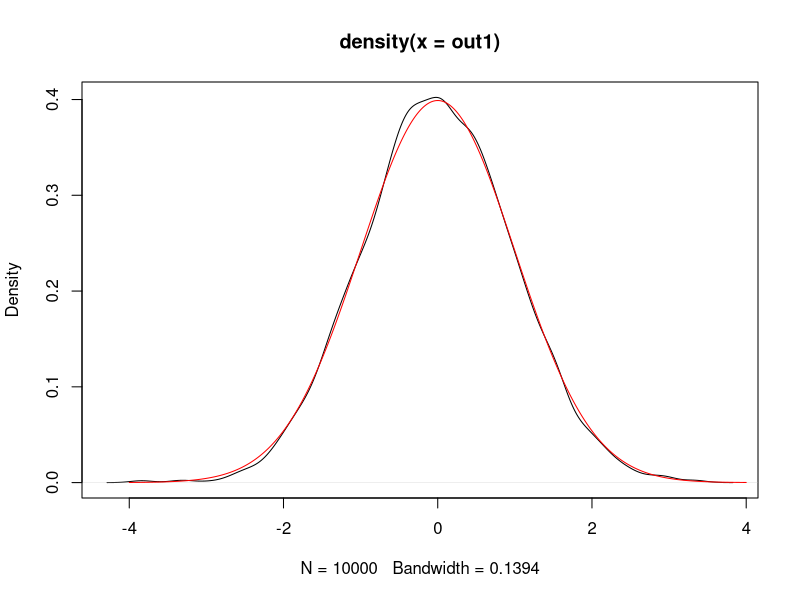
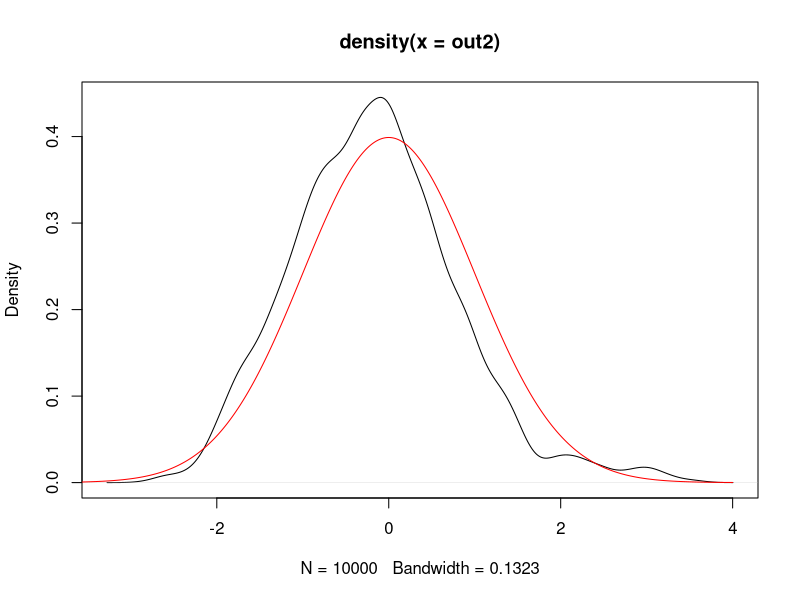
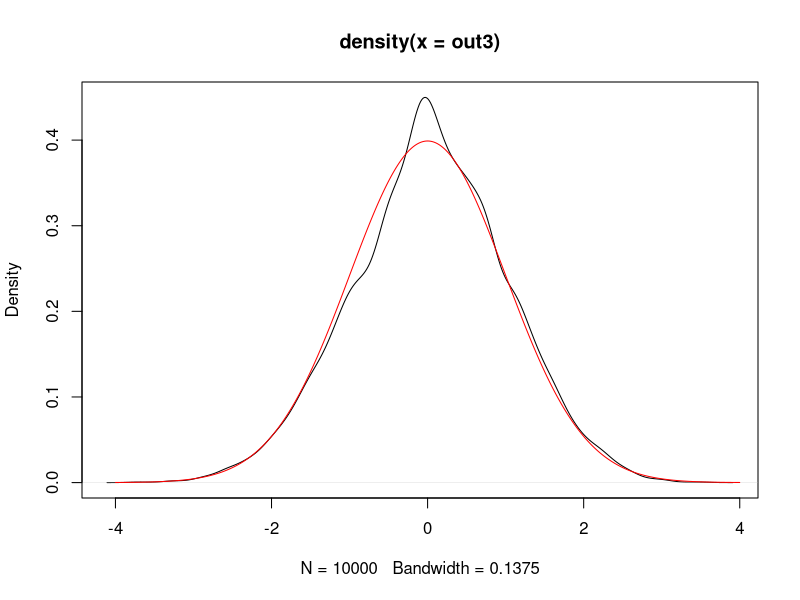
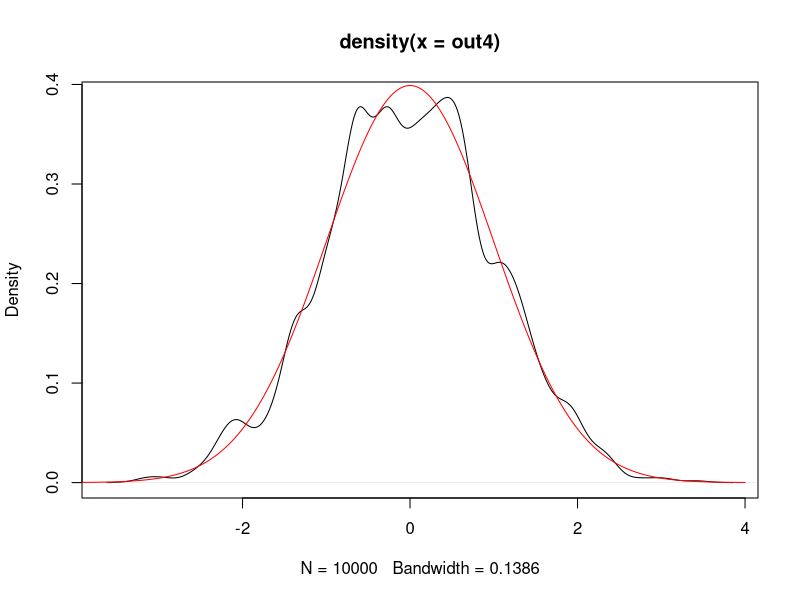
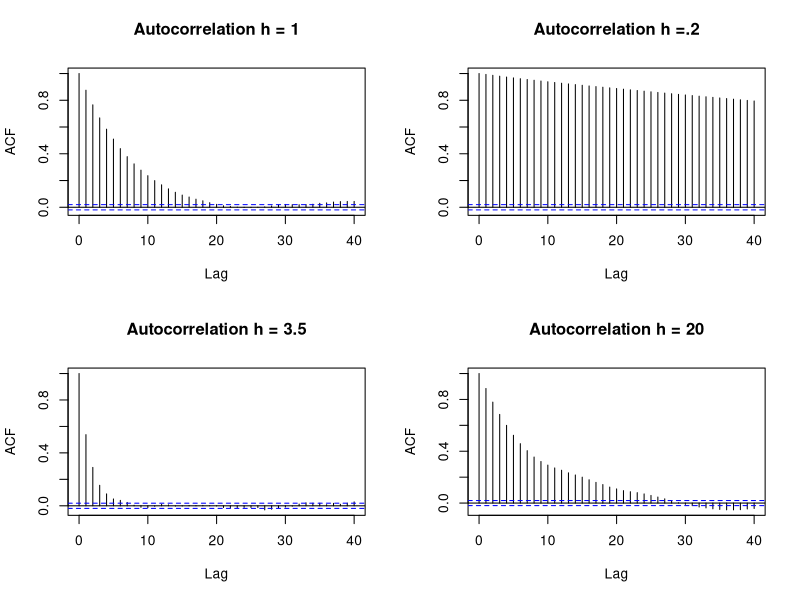
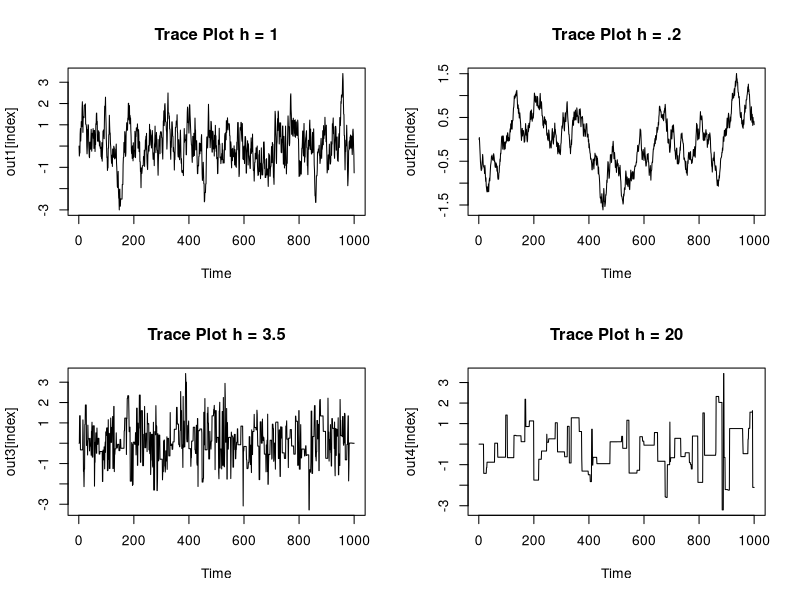
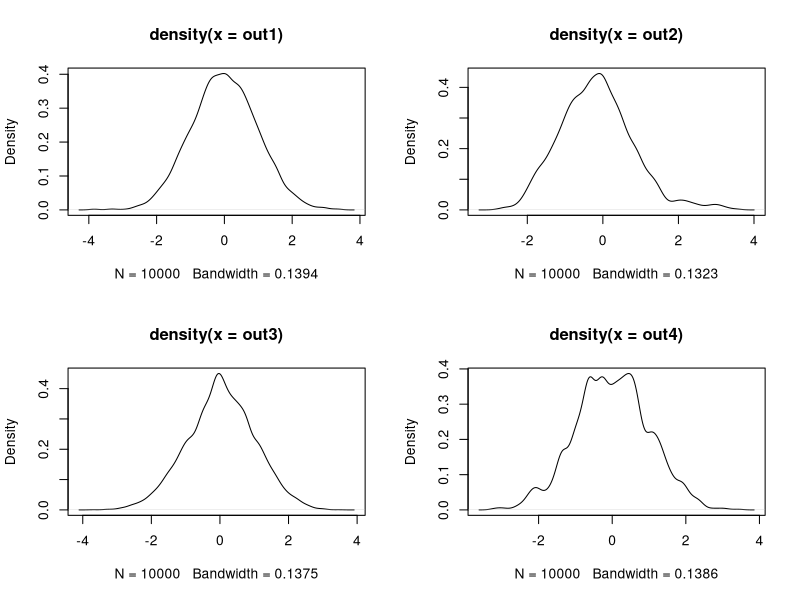
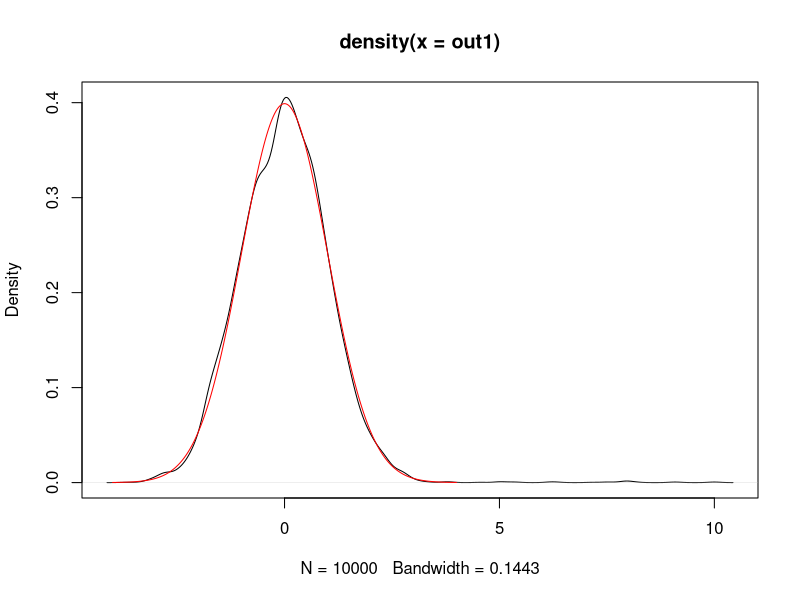

Source code (R) for these figures, in order:
###########################################
## MCMC samples from a N(0,1)
## Starting from good starting value
###########################################
set.seed(1)
foo <- seq(-4, 4, length = 1e4)

# We make a function that runs the Markov chain
normal_MC <- function(T, start, h = 1)
{
  MCsamp <- numeric(length = T)
  MCsamp[1] <- start    # get starting value
  
  acc <- 0
  for(t in 2:T)
  {
    proposal <- MCsamp[t-1] + runif(1, min = -h, max = h)   #draw unif proposal
    
    alpha <- min(1, exp( MCsamp[t-1]^2/2 - proposal^2/2) )   #calculate MH ratio
    if(runif(1) < alpha)
    {
      MCsamp[t] <- proposal    #accept
      acc <- acc + 1
    } else{
      MCsamp[t] <- MCsamp[t-1]   #reject
    }
  }
  print(paste("Acceptance prob = ", acc/T))
  return(MCsamp)
}

T <- 1e4

## Running with h = 1
out1 <- normal_MC(T = T, start = 0, h = 1)   # accept prob is high

plot(density(out1))   # density from the Markov chain draws
lines(foo, dnorm(foo), col = "red") # true density

mean(out1)  #close to 0

## Let's see what happens when we decrease the size of the box
## Running with h = .2
out2 <- normal_MC(T = T, start = 0, h = .2)   # accept prob is high
plot(density(out2))   # density from the Markov chain draws
lines(foo, dnorm(foo), col = "red") # true density

mean(out2) # a bit far

## We will run again to decrease acceptance
## Running with h = 3.5
out3 <- normal_MC(T = T, start = 0, h = 3.5)   # accept prob is high
plot(density(out3))   # density from the Markov chain draws
lines(foo, dnorm(foo), col = "red") # true density

mean(out3) # better

## What happens when we increase the jumps even more
## Running with h = 20
out4 <- normal_MC(T = T, start = 0, h = 20)   # accept prob is high
plot(density(out4))   # density from the Markov chain draws
lines(foo, dnorm(foo), col = "red") # true density

mean(out4)

par(mfrow = c(2,2))
acf(out1, main = "Autocorrelation h = 1")
acf(out2, main = "Autocorrelation h =.2")
acf(out3, main = "Autocorrelation h = 3.5")   # Best ACF
acf(out4, main = "Autocorrelation h = 20")

index <- 1:1000
plot.ts(out1[index], main = "Trace Plot h = 1")
plot.ts(out2[index], main = "Trace Plot h = .2")
plot.ts(out3[index],  main = "Trace Plot h = 3.5")   #Best looking trace plot
plot.ts(out4[index],  main = "Trace Plot h = 20")

plot(density(out1))
plot(density(out2))
plot(density(out3))
plot(density(out4))


######
# In general, for univariate target distributions aim for 44% acceptance rate
# For small dimensional target distribution (2-5) aim for between 40% and 25%
# For large dimensional target (>5) aim for 23% acceptance
######







###########################################
## MCMC samples from a N(0,1)
## Starting from a bad starting point
###########################################
par(mfrow = c(1,1))

## Running with h = 1
out1 <- normal_MC(T = T, start = 10, h = 1)   # accept prob is high

plot(density(out1))   # density from the Markov chain draws
lines(foo, dnorm(foo), col = "red") # true density

mean(out1)  #close to 0

## Let's see what happens when we decrease the size of the box
## Running with h = .2
out2 <- normal_MC(T = T, start = 10, h = .2)   # accept prob is high
plot(density(out2))   # density from the Markov chain draws
lines(foo, dnorm(foo), col = "red") # true density

mean(out2) # a bit far

## We will run again to decrease acceptance
## Running with h = 3.5
out3 <- normal_MC(T = T, start = 10, h = 3.5)   # accept prob is high
plot(density(out3))   # density from the Markov chain draws
lines(foo, dnorm(foo), col = "red") # true density

mean(out3) # better

## What happens when we increase the jumps even more
## Running with h = 20
out4 <- normal_MC(T = T, start = 10, h = 20)   # accept prob is high
plot(density(out4))   # density from the Markov chain draws
lines(foo, dnorm(foo), col = "red") # true density

mean(out4)

par(mfrow = c(2,2))
acf(out1, main = "Autocorrelation h = 1")
acf(out2, main = "Autocorrelation h =.2")
acf(out3, main = "Autocorrelation h = 3.5")   # Best ACF
acf(out4, main = "Autocorrelation h = 20")

index <- 1:1000
plot.ts(out1[index], main = "Trace Plot h = 1")
plot.ts(out2[index], main = "Trace Plot h = .2")
plot.ts(out3[index],  main = "Trace Plot h = 3.5")   #Best looking trace plot
plot.ts(out4[index],  main = "Trace Plot h = 20")


######
# In general, for univariate target distributions aim for 44% acceptance rate
# For small dimensional target distribution (2-5) aim for between 40% and 25%
# For large dimensional target (>5) aim for 23% acceptance
######
